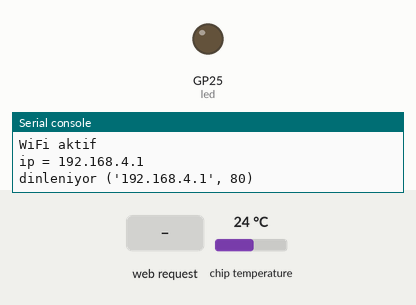
Simulated run of this program. Board: Raspberry Pi Pico running MicroPython. Parts: output pins drawn as LEDs (lit = HIGH), the last lines printed to the serial console. Inputs (shaded band) come from the test bench; at power-on: chip temperature 24 °C. The board's own WiFi access point starts at once.

Above: at 1.2 s.
1.3 s: HTTP request GET /ledon received
At 2.5 s:
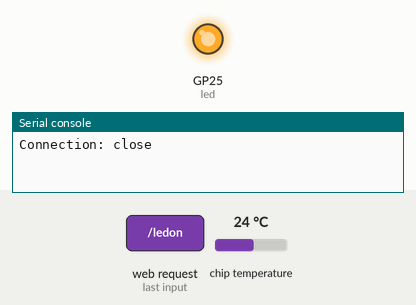
2.8 s: HTTP request GET /ledoff received
At 3.7 s:
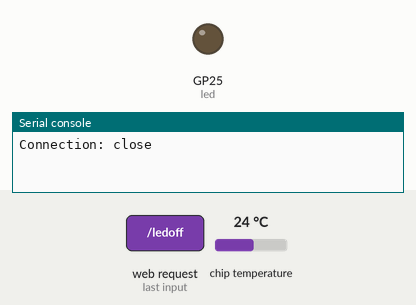
Timing chart, 0 to 5.8 s (numbered marks = the images above; inputs shaded):
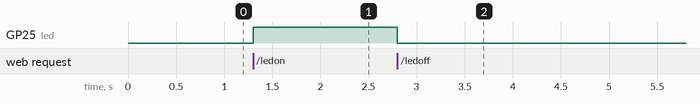

Measured:
- after the input at 1.3 s, GP25 (led): LOW → HIGH at once
- after the input at 2.8 s, GP25 (led): HIGH → LOW at once

The program:

wifi.py
```python
import utime
import network
import socket
import machine
import time

ssid = 'Wi-Fi adı'
password = 'Wi-Fi şifresi'

sensor_temp = machine.ADC(4)
conversion_factor = 3.3 / (65535)

ap = network.WLAN(network.AP_IF)
ap.config(essid=ssid, password=password)
ap.active(True)

wait_counter = 0
while ap.active() == False:
    print("bekleniyor " + str(wait_counter))
    time.sleep(0.5)
    pass

print('WiFi aktif')
status = ap.ifconfig()
pico_ip = status[0]
print('ip = ' + status[0])

addr = (pico_ip, 80)
s = socket.socket()
s.bind(addr)
s.listen(1)
print('dinleniyor', addr)

led = machine.Pin("LED", machine.Pin.OUT)
led.off()
led_state = False


while True:
    reading = sensor_temp.read_u16() * conversion_factor
    sicaklik = round(27 - (reading - 0.706)/0.001721,2)

    client, client_addr = s.accept()
    raw_request = client.recv(1024)
    raw_request = raw_request.decode("utf-8")
    print(raw_request)

    request_parts = raw_request.split()
    http_method = request_parts[0]
    request_url = request_parts[1]

    if request_url.find("/ledon") != -1:
        led_state = True
        led.on()
    elif request_url.find("/ledoff") != -1:
        led_state = False
        led.off()
    else:
        pass

    led_state_text = "KAPALI"
    if led_state:
        led_state_text = "ACIK"

    file = open("led.html")
    html = file.read()
    file.close()

    html = html.replace('**ledState**', led_state_text)
    html = html.replace('**sicaklik**', str(sicaklik))
    client.send(html)
    client.close()
```
